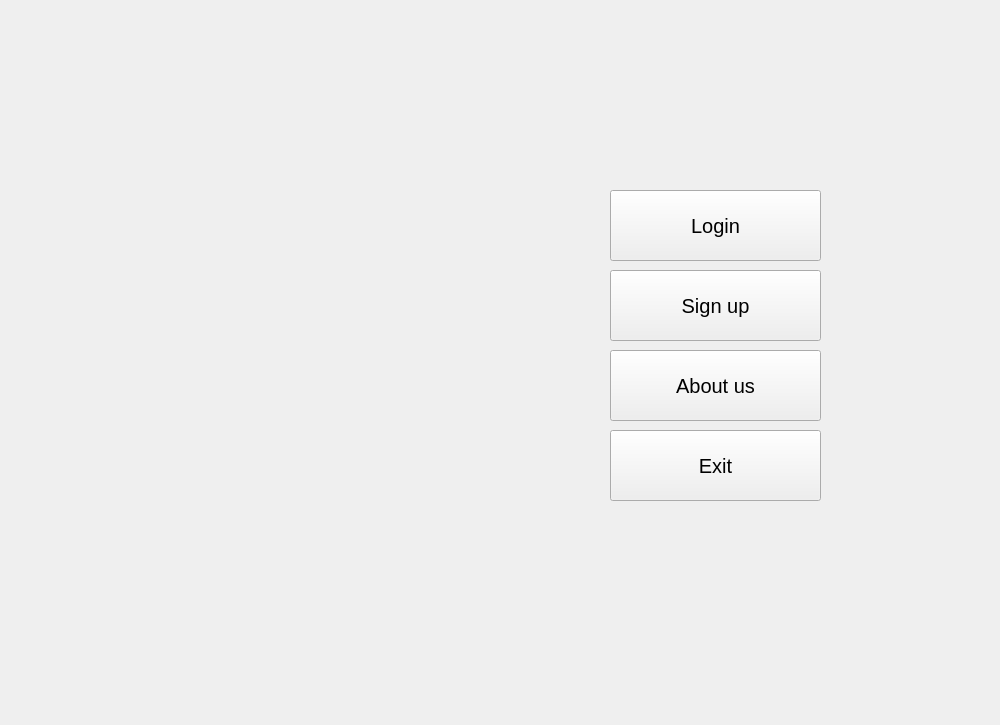
<?xml version="1.0" encoding="UTF-8"?>
<ui version="4.0">
 <class>Home</class>
 <widget class="QWidget" name="Home">
  <property name="geometry">
   <rect>
    <x>0</x>
    <y>0</y>
    <width>1000</width>
    <height>725</height>
   </rect>
  </property>
  <property name="sizePolicy">
   <sizepolicy hsizetype="Expanding" vsizetype="Expanding">
    <horstretch>0</horstretch>
    <verstretch>0</verstretch>
   </sizepolicy>
  </property>
  <property name="windowTitle">
   <string>Form</string>
  </property>
  <property name="styleSheet">
   <string notr="true"/>
  </property>
  <widget class="QLabel" name="label">
   <property name="geometry">
    <rect>
     <x>60</x>
     <y>110</y>
     <width>531</width>
     <height>471</height>
    </rect>
   </property>
   <property name="font">
    <font>
     <family>Pristina</family>
     <pointsize>55</pointsize>
    </font>
   </property>
   <property name="styleSheet">
    <string notr="true"/>
   </property>
   <property name="text">
    <string/>
   </property>
   <property name="pixmap">
    <pixmap resource="../images/images.qrc">:/home_pic.png</pixmap>
   </property>
   <property name="scaledContents">
    <bool>true</bool>
   </property>
  </widget>
  <widget class="QPushButton" name="sign_up_push">
   <property name="geometry">
    <rect>
     <x>610</x>
     <y>270</y>
     <width>211</width>
     <height>71</height>
    </rect>
   </property>
   <property name="sizePolicy">
    <sizepolicy hsizetype="Minimum" vsizetype="Minimum">
     <horstretch>0</horstretch>
     <verstretch>0</verstretch>
    </sizepolicy>
   </property>
   <property name="font">
    <font>
     <pointsize>15</pointsize>
    </font>
   </property>
   <property name="cursor">
    <cursorShape>PointingHandCursor</cursorShape>
   </property>
   <property name="text">
    <string>Sign up</string>
   </property>
  </widget>
  <widget class="QPushButton" name="login_push">
   <property name="geometry">
    <rect>
     <x>610</x>
     <y>190</y>
     <width>211</width>
     <height>71</height>
    </rect>
   </property>
   <property name="sizePolicy">
    <sizepolicy hsizetype="Minimum" vsizetype="Fixed">
     <horstretch>1</horstretch>
     <verstretch>1</verstretch>
    </sizepolicy>
   </property>
   <property name="font">
    <font>
     <pointsize>15</pointsize>
    </font>
   </property>
   <property name="cursor">
    <cursorShape>PointingHandCursor</cursorShape>
   </property>
   <property name="text">
    <string>Login</string>
   </property>
  </widget>
  <widget class="QPushButton" name="about_push">
   <property name="geometry">
    <rect>
     <x>610</x>
     <y>350</y>
     <width>211</width>
     <height>71</height>
    </rect>
   </property>
   <property name="font">
    <font>
     <pointsize>15</pointsize>
    </font>
   </property>
   <property name="cursor">
    <cursorShape>PointingHandCursor</cursorShape>
   </property>
   <property name="text">
    <string>About us</string>
   </property>
  </widget>
  <widget class="QPushButton" name="exit_push">
   <property name="geometry">
    <rect>
     <x>610</x>
     <y>430</y>
     <width>211</width>
     <height>71</height>
    </rect>
   </property>
   <property name="font">
    <font>
     <pointsize>15</pointsize>
    </font>
   </property>
   <property name="cursor">
    <cursorShape>PointingHandCursor</cursorShape>
   </property>
   <property name="text">
    <string>Exit</string>
   </property>
  </widget>
 </widget>
 <resources>
  <include location="../images/images.qrc"/>
  <include location="../images/images.qrc"/>
 </resources>
 <connections/>
</ui>
